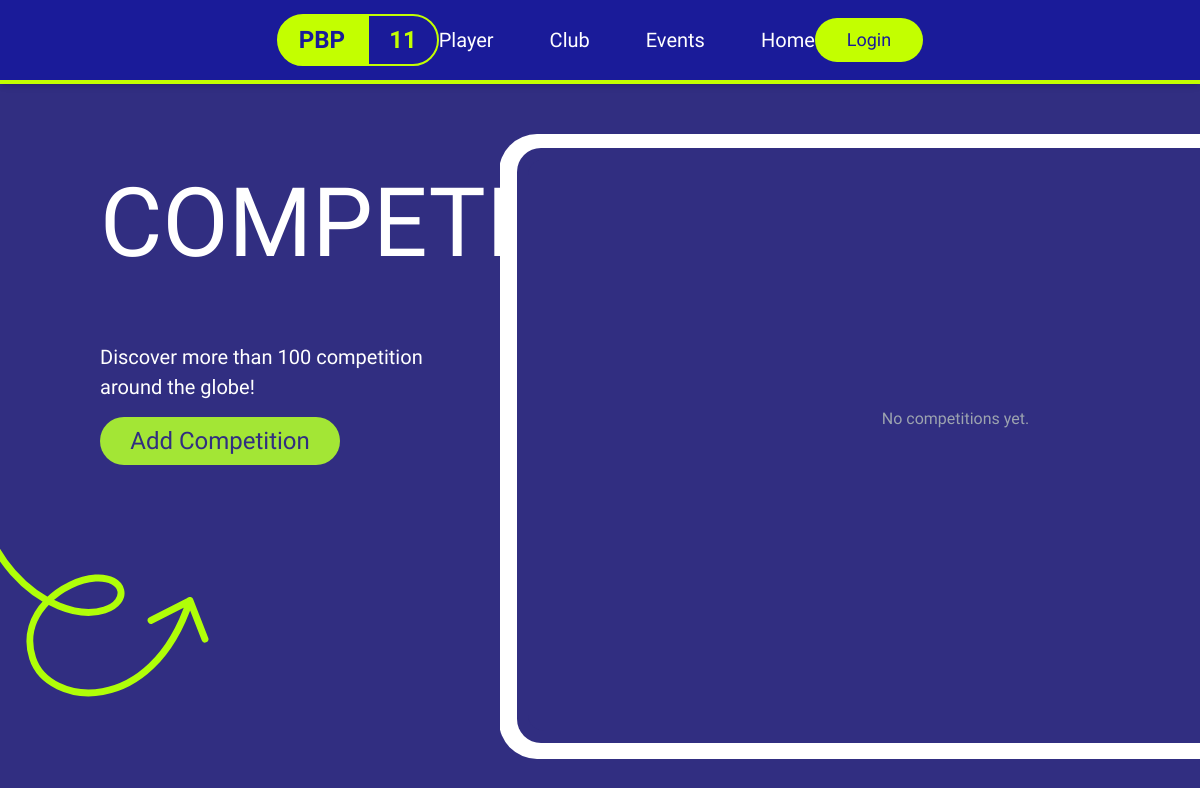
/events/, run on an earlier commit of the app's database.
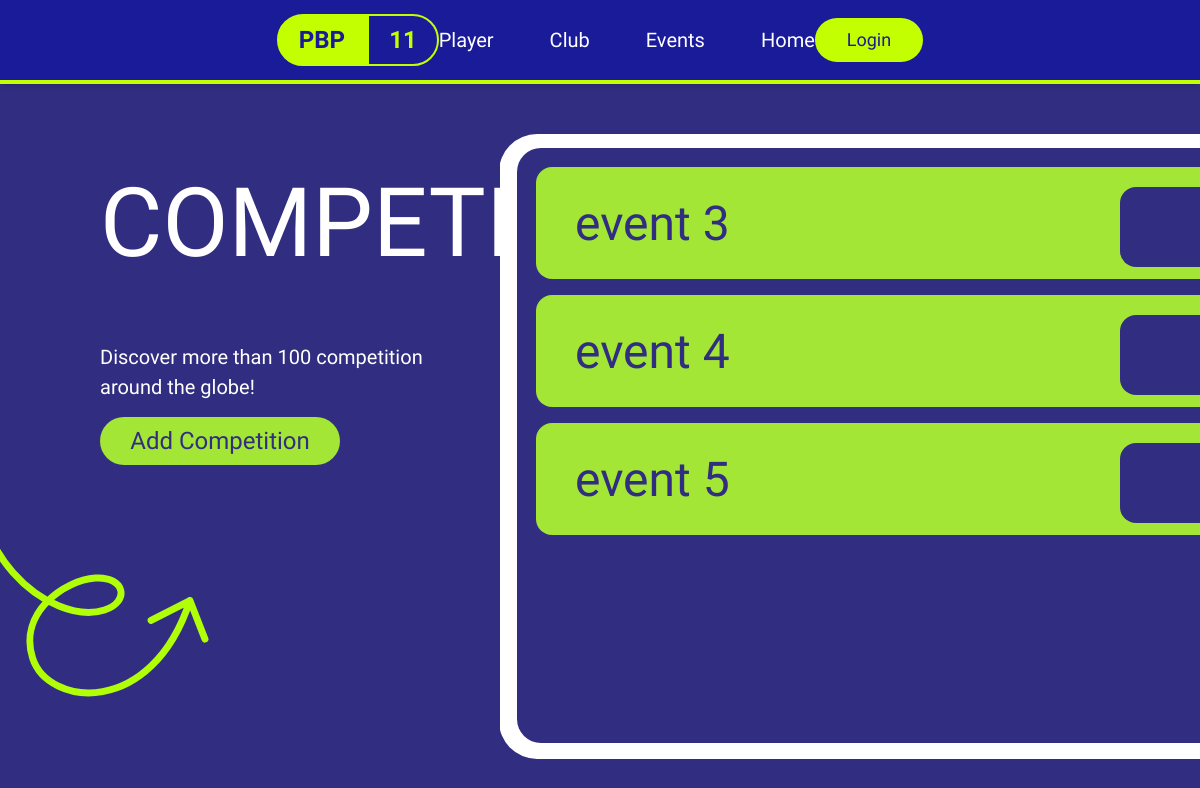
And on a later commit of the database.
### vidia_event/models.py (models this page shows, shortened)
class Event(models.Model):
    LIGA = 'liga'
    TURNAMEN = 'turnamen'
    PERTANDINGAN = 'pertandingan'
    TIPE_CHOICES = [
        (LIGA, 'Liga'),
        (TURNAMEN, 'Turnamen'),
        (PERTANDINGAN, 'Pertandingan'),
    ]
    nama_event = models.CharField(max_length=100)
    tipe = models.CharField(max_length=20, choices=TIPE_CHOICES)
    lokasi = models.CharField(max_length=100)
    tanggal_mulai = models.DateField()
    tanggal_selesai = models.DateField()

### vidia_event/views.py (the view)
# urls.py: path('', views.event_list, name='event_list'),                                # daftar semua event
def event_list(request):
    events = Event.objects.all().order_by('-tanggal_selesai')
    paginator = Paginator(events, 5)  # tampilkan 5 per halaman
    page_number = request.GET.get('page')
    page_obj = paginator.get_page(page_number)
    return render(request, 'event_list.html', {'page_obj': page_obj})

### vidia_event/templates/event_list.html (shortened to what this page needs)
{% extends 'base.html' %}
{% load static %}
{% block content %}
<div class="relative w-screen h-screen overflow-hidden bg-indigo-900">
  <div class="absolute top-[175px] left-[100px] h-36 w-[574px] font-['League_Gothic'] text-8xl font-normal text-white">
    COMPETITION
  </div>
  <div class="absolute top-[84px] left-[500px] h-[721px] w-[900px] overflow-hidden">
    <div class="absolute top-[75px] left-[28px] w-[855px] h-[572px] overflow-y-auto overflow-x-hidden rounded-2xl bg-indigo-900 p-2 scrollbar-custom">
      {% if page_obj %}
        {% for event in page_obj %}
          <a href="{% url 'vidia_event:event_detail' event.pk %}" class="block relative h-28 w-full mb-4 group transition">
            <div class="absolute top-0 left-0 h-28 w-full rounded-2xl bg-lime-400 group-hover:bg-lime-300 transition"></div>
            <div class="absolute top-[20px] right-[15px] h-20 w-60 rounded-2xl bg-indigo-900"></div>
            <div class="absolute top-[26px] left-[39px] w-[563px] font-['Geologica'] text-5xl leading-[62.5px] font-normal text-indigo-900">
              {{ event.nama_event }}
            </div>
          </a>
        {% endfor %}
      {% else %}
        <p class="text-center text-gray-400 mt-60">No competitions yet.</p>
      {% endif %}
    </div>
  </div>
  <div class="absolute top-[342px] left-[100px] w-96 justify-center font-['Geologica'] text-xl leading-normal font-normal text-white">
    Discover more than 100 competition around the globe!
  </div>
  <a href="{% url 'vidia_event:event_create' %}" class="absolute top-[417px] left-[100px] h-12 w-60 cursor-pointer z-50">
    <div class="relative h-full w-full overflow-hidden rounded-[36px] bg-lime-400 transition hover:bg-lime-300 flex items-center justify-center">
      <span class="font-['Geologica'] text-2xl leading-10 font-normal text-indigo-900">
        Add Competition
      </span>
    </div>
  </a>
  <div class="absolute left-[-10px] top-[380px] w-[220px] h-[380px]">
  </div>
</div>
{% endblock %}

### templates/base.html (shortened to what this page needs)
{% load static %}
<!DOCTYPE html>
<html lang="en">
<head>
<script src="https://cdn.tailwindcss.com"></script>
<link rel="stylesheet" href="{% static 'css/style.css' %}">
</head>
<body>
    {% include 'navbar.html' %}
    {% block content %}{% endblock content %}
</body>
</html>

### templates/navbar.html (shortened to what this page needs)
<nav class="fixed top-0 left-0 w-full bg-[#1A1B99] shadow-md z-50 border-b-4 border-[#C3FF00]">
  <div class="max-w-7xl mx-auto px-8">
    <div class="flex justify-between items-center h-20">
      <div class="flex items-center space-x-0">
        <span class="bg-[#C3FF00] text-[#1A1B99] text-2xl font-bold border-2 border-[#C3FF00] px-5 py-2 rounded-l-full">
          PBP
        </span>
        <span class="text-[#C3FF00] text-2xl font-bold border-2 border-[#C3FF00] px-5 py-2 rounded-r-full">
          11
        </span>
      </div>
      <div class="hidden md:flex items-center space-x-14">
        <a href="{% url 'rafi_player:player_list' %}" class="text-white text-xl font-normal hover:text-[#C3FF00] transition">
          Player
        </a>
        <a href="{% url 'ibeth_clubs:club_list' %}" class="text-white text-xl font-normal hover:text-[#C3FF00] transition">
          Club
        </a>
        <a href="{% url 'vidia_event:event_list' %}" class="text-white text-xl font-normal hover:text-[#C3FF00] transition">
          Events
        </a>
        <a href="{% url 'authentication:home_view' %}" class="text-white text-xl font-normal hover:text-[#C3FF00] transition">
          Home
        </a>
      </div>
      <div class="hidden md:flex items-center">
        {% if user.is_authenticated %}
          <span class="text-white mr-6">{{ user.username }}</span>
          <a href="{% url 'authentication:logout_view' %}" class="bg-red-500 hover:bg-red-600 text-white font-medium px-5 py-2 rounded-full">
            Logout
          </a>
        {% else %}
          <a href="{% url 'authentication:login_view' %}" class="bg-[#C3FF00] text-[#1A1B99] hover:bg-[#adff00] font-medium px-8 py-2 rounded-full text-lg transition">
            Login
          </a>
        {% endif %}
      </div>
    </div>
  </div>
</nav>

### rafi_player/static/css/style.css (style rules this page uses)
* { margin: 0; padding: 0; box-sizing: border-box; }
body { font-family: 'Geologica', sans-serif; background-color: #1e1b74; color: white; min-height: 100vh; display: flex; flex-direction: column; }
nav { display: flex; gap: 2rem; }
nav a { text-decoration: none; color: #ccc; font-weight: 500; }

### vidia_event/templates/event_list.html (style rules this page uses)
html, body { margin: 0; padding: 0; width: 100%; height: 100%; overflow: hidden; }
.scrollbar-custom { scrollbar-width: thin; scrollbar-color: #B0FE08 #4F46E5; }

What changed in the data, as far as the page shows it:
added Event: nama_event "event 3"
added Event: nama_event "event 4"
added Event: nama_event "event 5"
Also different on the page:
text no longer shown: "No competitions yet."
